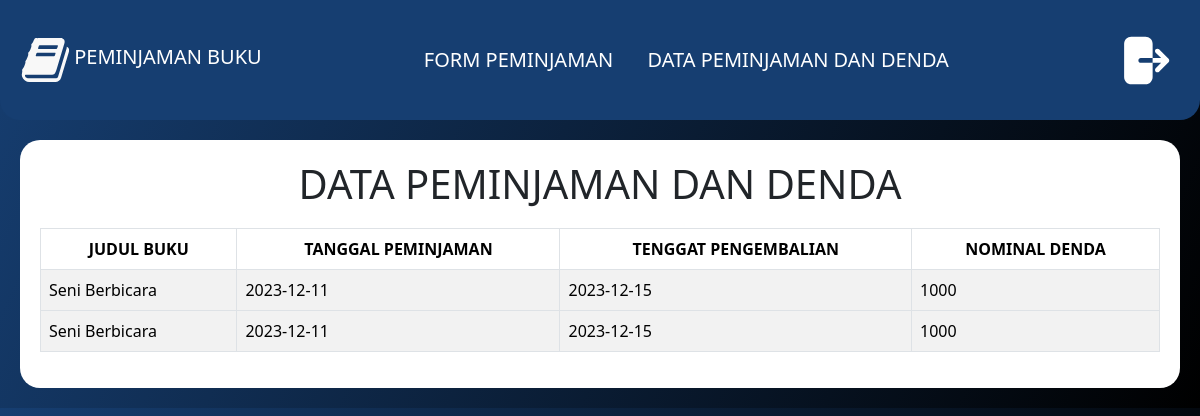
Screenshot of /peminjaman.php (signed in) with the database file from the repository.
### tables this page shows
CREATE TABLE `peminjaman` (
  `id` int(11) NOT NULL,
  `nama` varchar(100) NOT NULL,
  `judul` varchar(255) NOT NULL,
  `tanggal_peminjaman` date NOT NULL,
  `tenggat` date NOT NULL,
  `nim` bigint(30) NOT NULL,
  `denda` bigint(50) NOT NULL
);

### peminjaman.php (the view, shortened to what this page needs)
<?php
include 'koneksi.php';
$nim = $_SESSION['nim'];
$sql = "SELECT * FROM peminjaman where nim = '$nim'";
$result = $conn->query($sql);
?>
<!DOCTYPE html>
<html lang="en">
<head>
    <link rel="stylesheet" type="text/css" href="style/style.css">
    <link href="https://cdn.jsdelivr.net/npm/bootstrap@5.3.2/dist/css/bootstrap.min.css" rel="stylesheet">
</head>
<body>
    <div>
        <nav class="navbar">
            <span>
                <a class="navbar-brand" style="margin: auto 0; color: #fff;">PEMINJAMAN BUKU</a>
            </span>
            <span class="middle">
                <a href="#">FORM PEMINJAMAN</a>
                <a href="#">DATA PEMINJAMAN DAN DENDA</a>
            </span>
            <span>
            <button onclick="window.location.href= 'logout.php';" style="background:none; border:none;">
                </button>
            </span>
        </nav>
    </div>
    <div>
        <div class="peminjaman">
            <div class="tabelPinjam">
                <h1 style="text-align: center; margin-bottom: 20px">DATA PEMINJAMAN DAN DENDA</h1>
                <table class="table table-striped table-bordered">
                    <thead>
                        <tr>
                            <th scope="col">JUDUL BUKU</th>
                            <th scope="col">TANGGAL PEMINJAMAN</th>
                            <th scope="col">TENGGAT PENGEMBALIAN</th>
                            <th scope="col">NOMINAL DENDA</th>
                        </tr>
                    </thead>
                    <?php
                    if ($result->num_rows > 0) {
                        while ($row = $result->fetch_assoc()) {
                    ?>
                            <tbody>
                                <tr>
                                    <td><?php echo $row["judul"]; ?></td>
                                    <td><?php echo $row["tanggal_peminjaman"]; ?></td>
                                    <td><?php echo $row["tenggat"]; ?></td>
                                    <td><?php echo $row["denda"]; ?></td>
                                </tr>
                            </tbody>
                    <?php
                        }
                    } else {
                        echo "<tr><td colspan='12'>No data available</td></tr>";
                    }
                    ?>
                </table>
            </div>
        </div>
    </div>
    <?php include 'footer.php' ?>

### style/style.css (style rules this page uses)
body { background: linear-gradient(293deg, #000 0%, #163E71 100%); }
.navbar { background-color: #163E71; border-radius: 0 0 20px 20px; padding: 3px 20px !important; width: 100%; height: 15vh; display: flex; justify-content: space-between; }
.navbar .middle a { margin: auto 15px; text-decoration: none; color: #fff; font-size: 20px; }
.peminjaman { width: 100%; height: auto; padding: 20px; }
.peminjaman .tabelPinjam { padding: 20px; background-color: #fff; }

### peminjaman.php (style rules this page uses)
.table tr th { text-align: center; }
.peminjaman .tabelPinjam { border-radius: 20px; }

### rows the page displays
peminjaman: judul "Seni Berbicara", tanggal_peminjaman "2023-12-11", tenggat "2023-12-15", denda "1000"
peminjaman: judul "Seni Berbicara", tanggal_peminjaman "2023-12-11", tenggat "2023-12-15", denda "1000"
